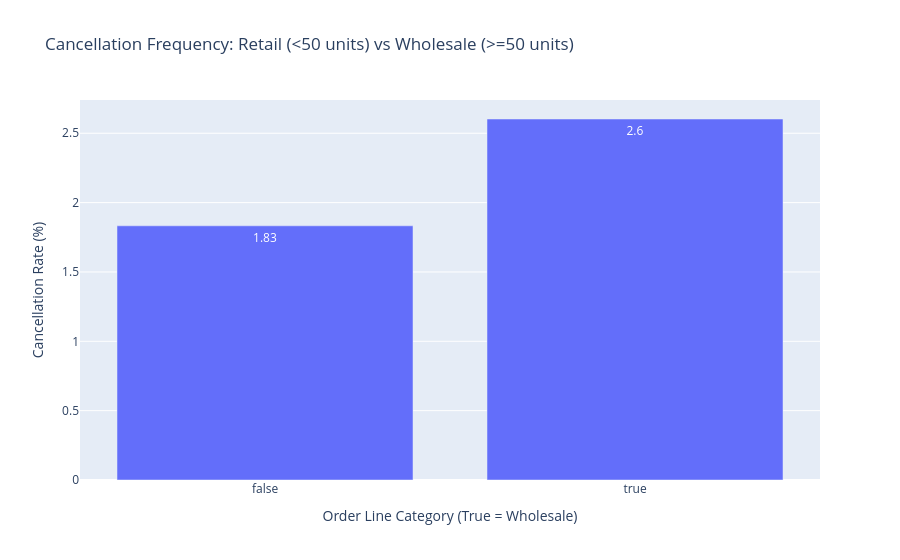

The code cell stored with this chart in its notebook:
### Markdown cell above
# Task-16: Unique Analytical Contribution

### Code cell
df_clean_valid_price = df_clean[df_clean["Price"] > 0].copy()
df_clean_valid_price["AbsQuantity"] = df_clean_valid_price["Quantity"].abs()
df_clean_valid_price["Is_Wholesale"] = df_clean_valid_price["AbsQuantity"] >= 50
df_clean_valid_price["Is_Cancellation"] = df_clean_valid_price["Is_C_Prefix"] | (df_clean_valid_price["Quantity"] < 0)

wholesale_cancel_study = df_clean_valid_price.groupby("Is_Wholesale").agg(
    TotalLines=("Quantity", "count"),
    CancelLines=("Is_Cancellation", "sum"),
    TotalQuantity=("AbsQuantity", "sum")
).reset_index()

wholesale_cancel_study["CancellationRatePct"] = (wholesale_cancel_study["CancelLines"] / wholesale_cancel_study["TotalLines"]) * 100

fig_uac = px.bar(
    wholesale_cancel_study,
    x="Is_Wholesale",
    y="CancellationRatePct",
    title="Cancellation Frequency: Retail (<50 units) vs Wholesale (>=50 units)",
    labels={"Is_Wholesale": "Order Line Category (True = Wholesale)", "CancellationRatePct": "Cancellation Rate (%)"},
    text=wholesale_cancel_study["CancellationRatePct"].round(2)
)
fig_uac.show()
wholesale_cancel_study

### Figure 1 — Plotly figure (JSON) as saved in the notebook; plotly's stock layout.template omitted (floating-point values rounded to 4 significant figures)
{"data": [{"hovertemplate": "Order Line Category (True = Wholesale)=%{x}<br>Cancellation Rate (%)=%{y}<br>text=%{text}<extra></extra>", "legendgroup": "", "marker": {"color": "#636efa", "pattern": {"shape": ""}}, "name": "", "orientation": "v", "showlegend": false, "text": [1.83, 2.6], "textposition": "auto", "type": "bar", "x": [false, true], "xaxis": "x", "y": [1.833, 2.603], "yaxis": "y"}], "layout": {"barmode": "relative", "legend": {"tracegroupgap": 0}, "title": {"text": "Cancellation Frequency: Retail (<50 units) vs Wholesale (>=50 units)"}, "xaxis": {"anchor": "y", "domain": [0, 1], "title": {"text": "Order Line Category (True = Wholesale)"}}, "yaxis": {"anchor": "x", "domain": [0, 1], "title": {"text": "Cancellation Rate (%)"}}}}
